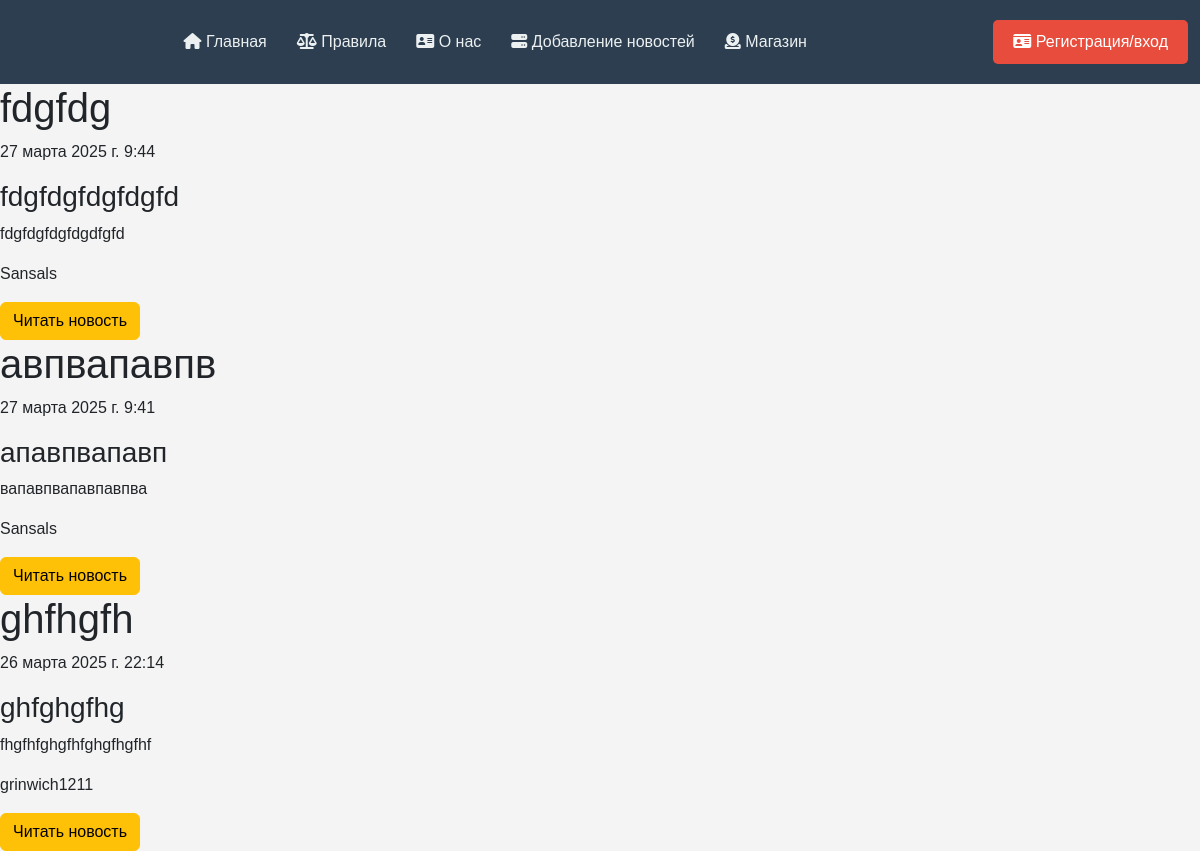
The page / on the database its author committed.
### addlist/models.py (models this page shows, shortened)
class Articles(models.Model):
    title = models.CharField('Название', max_length=50)
    anons = models.CharField('Анонс', max_length=250)
    full_text = models.TextField('Статья')
    date = models.DateTimeField(auto_now_add=True)
    username = models.ForeignKey(settings.AUTH_USER_MODEL,
                             on_delete=models.SET_DEFAULT,
                             default=None, null=True, blank=True
                             )
    class Meta:
        verbose_name = 'Новость'
        verbose_name_plural = 'Новости'

### home/views.py (the view)
# urls.py: path('', views.home_view, name="home"),
def home_view(request):
    data = {
        'user_id': get_user_id(request),
        'username': get_username(request),
        'status': get_user_verify_is(request),
        'news': get_all_articles(request)
    }
    return render(request,'home/index.html', data)

### home/services.py (called while the page is built, shortened)
def get_all_articles(request):
    try:
        logger.info(
            f'{datetime.datetime.now()} |INFO| '
            f'Username: {get_username(request)} |'
            f' |home.services|'
            f'User get all objects from addlist.Articles')
        return Articles.objects.order_by('-date')
    except ValueError:
        logger.warning(
            f'{datetime.datetime.now()} |Warning| '
            f'Username: {get_username(request)} |'
            f' |home.services|'
            f'ValueError: User cant get all objects from addlist.Articles')
        pass

### work/global_services.py (called while the page is built)
def get_user_id(request):
    if request.user.is_authenticated:
        return request.user.id
    else:
        return None

def get_username(request):
    if request.user.is_authenticated:
        return request.user.username
    else:
        return 'Нет пользователя'

def get_user_verify_is(request):
    if request.user.is_authenticated:
        try:
            return User_Status.objects.get(username=request.user.id).Isverified
        except ValueError:
            pass
        except Exception:
            pass
    else:
        return None

### home/templates/home/index.html (shortened to what this page needs)
{% extends 'patterns/header.html' %}
{% block addlist %}
  {% for el in news %}
    <div class="allert allert-warning">
      <h1>{{el.title}}</h1>
      <p>{{ el.date }}</p>
      <h3>{{el.anons}}</h3>
      <p>{{ el.full_text }}</p>
      {% if el.username %}
        <p>{{el.username}}</p>
      {% else %}
          <p>Пользователь удалён</p>
      {% endif %}
      <a href="{% url 'news-detail' el.id %}" class="btn btn-warning">Читать новость</a>
    </div>
  {% endfor %}
{% endblock %}

### login/static/login/reg.css (style rules this page uses)
body { font-family: Arial, sans-serif; background-color: #f4f4f4; justify-content: center; align-items: center; height: 100vh; margin: 0; }

### home/static/patterns/css/styleheader.css (style rules this page uses)
body { font-family: Arial, sans-serif; background-color: #f4f4f4; margin: 0; padding: 0; }

### rows shown on the page
Articles: title "fdgfdg", date "27 марта 2025 г. 9:44", anons "fdgfdgfdgfdgfd", full_text "fdgfdgfdgfdgdfgfd", username "Sansals"
Articles: title "авпвапавпв", date "27 марта 2025 г. 9:41", anons "апавпвапавп", full_text "вапавпвапавпавпва", username "Sansals"
Articles: title "ghfhgfh", date "26 марта 2025 г. 22:14", anons "ghfghgfhg", full_text "fhgfhfghgfhfghgfhgfhf", username "grinwich1211"
